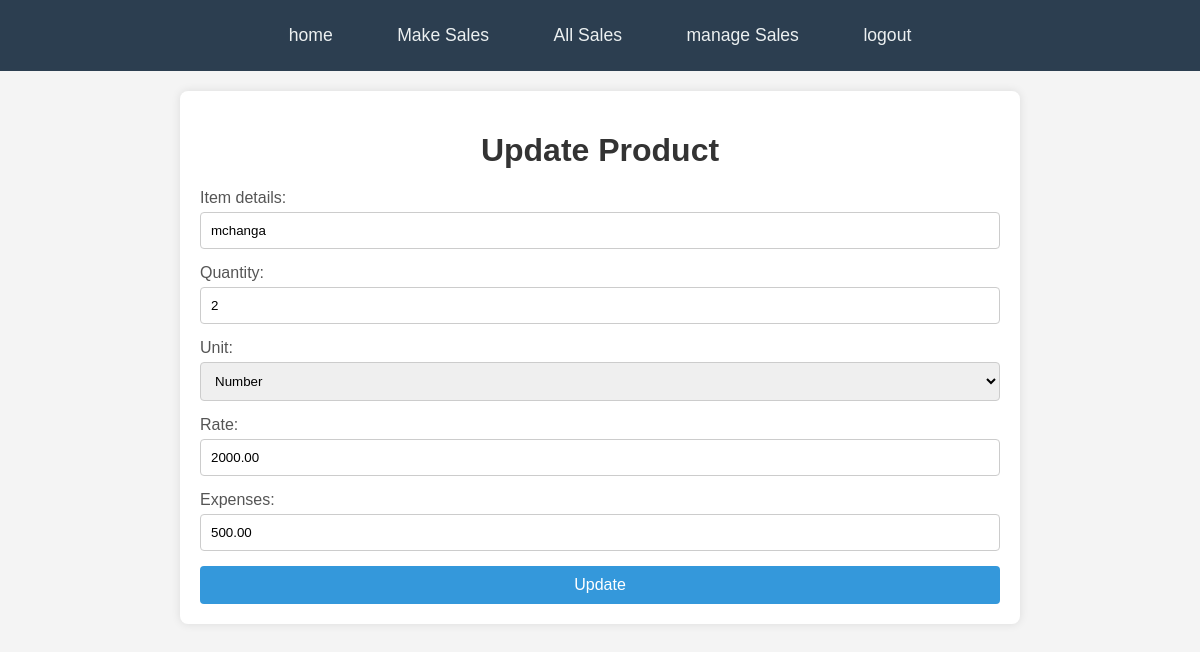
/updateProducts/65 (signed in), run on the app's committed database.
### myapp/models.py (models this page shows, shortened)
class Products(models.Model):
    ITEM_UNIT = [
        ('number', 'Number'),
        ('litre', 'Litre'),
        ('mm', 'Millimeter (mm)'),
        ('cm', 'Centimeter (cm)'),
        ('in', 'Inch (in)'),
        ('ft', 'Foot (ft)'),
        ('mm2', 'Square Millimeter (mm²)'),
        ('cm2', 'Square Centimeter (cm²)'),
        ('m2', 'Square Meter (m²)'),
        ('ft2', 'Square Foot (ft²)'),
    ]
    item_details = models.CharField(
        max_length=200,
        help_text="name or description of the product",
        null=True
    )
    quantity = models.PositiveIntegerField(
        validators=[MinValueValidator(1)],
        help_text="quantity of the product"
    )
    unit = models.CharField(
        max_length=20,
        choices=ITEM_UNIT,
        help_text="unit of measurement"
    )
    rate = models.DecimalField(
        max_digits=10,
        decimal_places=2,
        default=0,
        help_text="rate for each"
    )
    expenses = models.DecimalField(
        max_digits=10,
        decimal_places=2,
        default=0,
        validators=[MinValueValidator(0)],
        help_text="amount used"
    )
    balance = models.DecimalField(
        max_digits=10,
        decimal_places=2,
        default=0,
        help_text="previous balance"
    )
    def amount(self):
        self.amount = self.rate * self.quantity
        return self.amount

### myapp/views.py (the view)
# urls.py: path("updateProducts/<int:id>",views.update_products,name="updateProducts"),
@login_required
@never_cache
def update_products(request, id):
    product = get_object_or_404(Products, id=id)
    if request.method == "POST":
        form = ProductsForm(request.POST, instance=product)
        if form.is_valid():
            newupdate = form.save()
            calculateAmount = newupdate.quantity * newupdate.rate
            lastdata = Products.objects.filter(id__lt=newupdate.id).order_by('-id').first()
            if lastdata:
                newupdate.balance = lastdata.balance + calculateAmount - newupdate.expenses
            else:
                newupdate.balance = calculateAmount - newupdate.expenses
            newupdate.save()
            products = Products.objects.filter(id__gt=newupdate.id).order_by("id")
            previous_balance = newupdate.balance
            for prod in products:
                prod.balance = previous_balance + prod.quantity * prod.rate - prod.expenses
                prod.save()
                previous_balance = prod.balance
            return redirect("viewProducts")
    else:
        form = ProductsForm(instance=product)
    return render(request, "updateProduct.html", {"product": form})

### myapp/forms.py
class ProductsForm(forms.ModelForm):
    class Meta:
        model = Products
        fields = ['item_details','quantity','unit','rate','expenses']

### myapp/templates/updateProduct.html (shortened to what this page needs)
{% load static %}
<!DOCTYPE html>
<html lang="en">
<head>
    <link rel="stylesheet" href="{% static 'css/update.css' %}">
</head>
<body>
    {% include "navigation.html" %}
    <div class="container">
        <h1>Update Product</h1>
        <form action="" method="post">
            {% for field in product %}
                <div class="form-group">
                    {{ field.label_tag }}
                    {{ field }}
                </div>
            {% endfor %}
            <button type="submit">Update</button>
        </form>
    </div>
</body>
</html>

### myapp/static/css/update.css (style rules this page uses)
body { font-family: Arial, sans-serif; margin: 0; padding: 0; background-color: #f4f4f4; color: #333; }
.container { background-color: #fff; padding: 20px; margin: 20px auto; border-radius: 8px; box-shadow: 0 0 10px rgba(0, 0, 0, 0.1); max-width: 800px; width: 90%; }
h1 { color: #333; text-align: center; margin-bottom: 20px; }
.form-group { margin-bottom: 15px; }
.form-group label { display: block; margin-bottom: 5px; color: #555; }
.form-group input, .form-group select, .form-group textarea { width: 100%; padding: 10px; border: 1px solid #ccc; border-radius: 4px; box-sizing: border-box; }
button { background-color: #3498db; color: #fff; border: none; padding: 10px 20px; border-radius: 4px; cursor: pointer; font-size: 16px; width: 100%; }

### data on the page
Products: product "mchanga" "2" "Number" "2000.00" "500.00"

### other printed values
{{ field.label_tag }} "Item details:" "Quantity:" "Unit:" "Rate:" "Expenses:"
